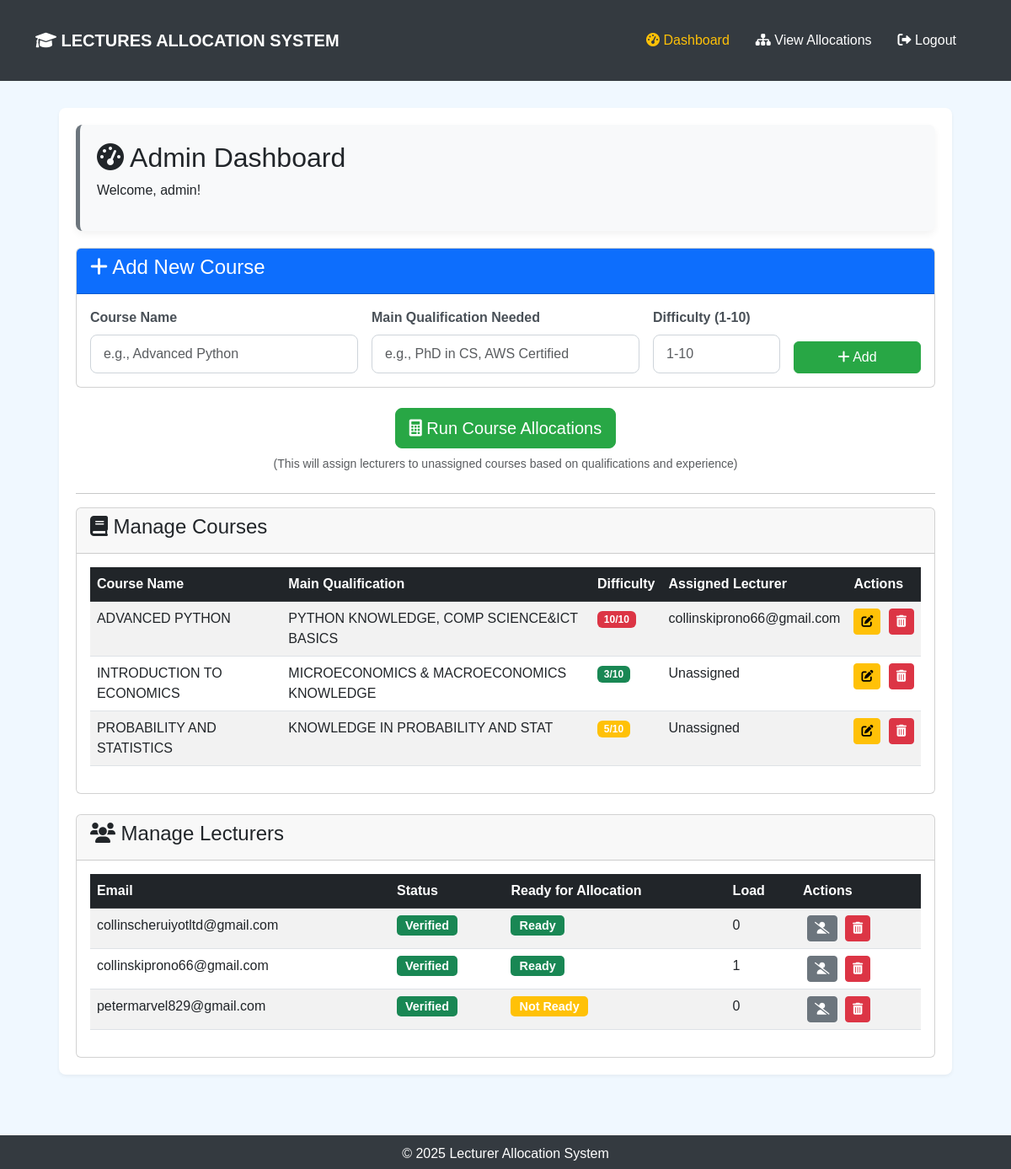
Screenshot of /admin/dashboard (signed in) with the database file from the repository.
### tables this page shows
CREATE TABLE courses (
            id INTEGER PRIMARY KEY AUTOINCREMENT,
            name TEXT NOT NULL,
            required_qual TEXT,
            difficulty INTEGER NOT NULL CHECK(difficulty >= 1 AND difficulty <= 10),
            lecturer_id INTEGER,
            main_qualification TEXT NOT NULL,
            FOREIGN KEY (lecturer_id) REFERENCES lecturers(id) ON DELETE SET NULL
        );

CREATE TABLE lecturers (
            id INTEGER PRIMARY KEY AUTOINCREMENT,
            name TEXT NOT NULL,
            email TEXT UNIQUE NOT NULL,
            password TEXT NOT NULL,
            verification_code TEXT,
            is_verified INTEGER DEFAULT 0,
            experience INTEGER,            -- Obsolete? General experience. Consider removing later.
            current_load INTEGER DEFAULT 0, -- Keeping current_load for allocation logic
            reset_token TEXT,
            reset_token_expiry INTEGER,
            is_ready_for_allocation INTEGER DEFAULT 0
        );

### MAIN.py (the view)
@app.route('/admin/dashboard')
def admin_dashboard():
    if 'admin_id' not in session:
        flash("Admin privileges required.", "warning"); return redirect(url_for('admin_login'))
    dashboard_data = get_admin_dashboard_data() # Uses helper defined earlier
    if not dashboard_data.get('courses') and not dashboard_data.get('lecturers'): pass # Render template even with empty data
    return render_template('admin_dashboard.html', **dashboard_data)

### MAIN.py (called while the page is built)
def get_db():
    if 'db' not in g:
        g.db = sqlite3.connect(app.config['DATABASE'])
        g.db.row_factory = sqlite3.Row
    return g.db

def get_admin_dashboard_data():
    try:
        db = get_db()
        courses = db.execute('''SELECT c.id, c.name, c.required_qual, c.main_qualification, c.difficulty, l.email as lecturer_email
                                 FROM courses c LEFT JOIN lecturers l ON c.lecturer_id = l.id
                                 ORDER BY c.name''').fetchall()
        lecturers = db.execute('''SELECT id, email, is_verified, is_ready_for_allocation, current_load
                                  FROM lecturers ORDER BY email''').fetchall()
        return {'courses': courses, 'lecturers': lecturers}
    except Exception as e:
        print(f"DATABASE ERROR in get_admin_dashboard_data: {e}") # Keep this error print
        return {'courses': [], 'lecturers': []}

### templates/admin_dashboard.html (shortened to what this page needs)
{% extends "base.html" %}
{% block content %}
<div class="admin-container">
    <div class="admin-panel">
        <h2><i class="fas fa-tachometer-alt"></i> Admin Dashboard</h2>
        <p>Welcome, {{ session.get('admin_username', 'Admin') }}!</p>
    </div>
     <div class="card mb-4">
        <div class="card-header bg-primary text-white">
            <h4><i class="fas fa-plus"></i> Add New Course</h4>
        </div>
        <div class="card-body">
            <form method="POST" action="{{ url_for('add_course') }}">
                <div class="row g-3 align-items-end">
                    <div class="col-md-4">
                         <label for="name" class="form-label">Course Name</label>
                        <input type="text" name="name" id="name" class="form-control" placeholder="e.g., Advanced Python" required>
                    </div>
                    <div class="col-md-4">
                         <label for="main_qualification" class="form-label">Main Qualification Needed</label>
                        <input type="text" name="main_qualification" id="main_qualification" class="form-control" placeholder="e.g., PhD in CS, AWS Certified" required>
                    </div>
                    <div class="col-md-2">
                         <label for="difficulty" class="form-label">Difficulty (1-10)</label>
                        <input type="number" name="difficulty" id="difficulty" class="form-control" placeholder="1-10" min="1" max="10" required>
                    </div>
                    <div class="col-md-2">
                        <button type="submit" class="btn btn-success w-100"><i class="fas fa-plus"></i> Add</button>
                    </div>
                </div>
            </form>
        </div>
    </div>
     <div class="my-4 text-center">
        <a href="{{ url_for('run_allocation') }}" class="btn btn-success btn-lg"><i class="fas fa-calculator"></i> Run Course Allocations</a>
        <small class="d-block mt-2 text-muted">(This will assign lecturers to unassigned courses based on qualifications and experience)</small>
     </div>
     <hr>
    <div class="card mb-4">
        <div class="card-header d-flex justify-content-between align-items-center">
            <h4><i class="fas fa-book"></i> Manage Courses</h4>
        </div>
        <div class="card-body">
            <div class="table-responsive">
                <table class="table table-striped table-hover">
                    <thead class="table-dark">
                        <tr>
                            <th>Course Name</th>
                            <th>Main Qualification</th>
                            <th>Difficulty</th>
                            <th>Assigned Lecturer</th>
                            <th class="table-actions">Actions</th>
                        </tr>
                    </thead>
                    <tbody id="courses-table-body">
                        {% if courses %}
                            {% for course in courses %}
                            <tr>
                                <td>{{ course.name }}</td>
                                <td>{{ course.main_qualification }}</td>
                                <td>
                                     <span class="badge bg-{% if course.difficulty <= 3 %}success{% elif course.difficulty <= 6 %}warning{% else %}danger{% endif %}">
                                        {{ course.difficulty }}/10
                                     </span>
                                </td>
                                <td>{{ course.lecturer_email if course.lecturer_email else 'Unassigned' }}</td>
                                <td class="table-actions">
                                    <a href="{{ url_for('edit_course', course_id=course.id) }}" class="btn btn-sm btn-warning" title="Edit">
                                        <i class="fas fa-edit"></i>
                                    </a>
                                    <form method="POST" action="{{ url_for('delete_course', course_id=course.id) }}" class="action-form" onsubmit="return confirm('Delete course {{ course.name }} permanently?');">
                                        <button type="submit" class="btn btn-sm btn-danger" title="Delete">
                                            <i class="fas fa-trash-alt"></i>
                                        </button>
                                    </form>
                                </td>
                            </tr>
                            {% endfor %}
                        {% else %}
                        <tr>
                            <td colspan="5" class="text-center text-muted">No courses found. Add some using the form above.</td>
                        </tr>
                        {% endif %}
                    </tbody>
                </table>
            </div>
        </div>
    </div>
    <div class="card">
        <div class="card-header">
            <h4><i class="fas fa-users"></i> Manage Lecturers</h4>
        </div>
        <div class="card-body">
            <div class="table-responsive">
                <table class="table table-striped table-hover">
                    <thead class="table-dark">
                        <tr>
                            <th>Email</th>
                            <th>Status</th>
                            <th>Ready for Allocation</th>
                            <th>Load</th>
                            <th class="table-actions">Actions</th>
                        </tr>
                    </thead>
                    <tbody>
                        {% if lecturers %}
                            {% for lecturer in lecturers %}
                            <tr>
                                <td>{{ lecturer.email }}</td>
                                <td>
                                    <span class="badge bg-{{ 'success' if lecturer.is_verified else 'secondary' }} status-badge">
                                        {{ 'Verified' if lecturer.is_verified else 'Pending Verification' }}
                                    </span>
                                </td>
                                <td>
                                    <span class="badge bg-{{ 'success' if lecturer.is_ready_for_allocation else 'warning' }} status-badge">
                                        {{ 'Ready' if lecturer.is_ready_for_allocation else 'Not Ready' }}
                                    </span>
                                </td>
                                <td>{{ lecturer.current_load }}</td>
                                <td class="table-actions">
                                    <form method="POST" action="{{ url_for('toggle_lecturer_status', lecturer_id=lecturer.id) }}" class="action-form">
                                        <button type="submit" class="btn btn-sm btn-{{ 'secondary' if lecturer.is_verified else 'success' }}" title="{{ 'De-verify' if lecturer.is_verified else 'Verify' }}">
                                            <i class="fas fa-{{ 'user-slash' if lecturer.is_verified else 'user-check' }}"></i>
                                        </button>
                                    </form>
                                    <form method="POST" action="{{ url_for('delete_lecturer', lecturer_id=lecturer.id) }}" class="action-form" onsubmit="return confirm('DELETE lecturer {{ lecturer.email }}? This cannot be undone.');">
                                        <button type="submit" class="btn btn-sm btn-danger" title="Delete Lecturer">
                                            <i class="fas fa-trash-alt"></i>
                                        </button>
                                    </form>
                                </td>
                            </tr>
                            {% endfor %}
                        {% else %}
                        <tr>
                            <td colspan="5" class="text-center text-muted">No lecturers registered yet.</td>
                        </tr>
                        {% endif %}
                    </tbody>
                </table>
            </div>
        </div>
    </div>
</div>
{% endblock %}

### templates/base.html (shortened to what this page needs)
<!DOCTYPE html>
<html lang="en">
<head>
    <link href="https://cdn.jsdelivr.net/npm/bootstrap@5.3.0/dist/css/bootstrap.min.css" rel="stylesheet">
    <link rel="stylesheet" href="https://cdnjs.cloudflare.com/ajax/libs/font-awesome/6.0.0/css/all.min.css">
</head>
<body>
    <nav class="navbar navbar-expand-lg navbar-dark">
        <div class="container">
            <a class="navbar-brand" href="{{ url_for('index') }}"><i class="fas fa-graduation-cap"></i> LECTURES ALLOCATION SYSTEM</a>
            <div class="collapse navbar-collapse" id="navbarNav">
                 <ul class="navbar-nav ms-auto">
                    {% if session.get('admin_id') %}
                    <li class="nav-item">
                        <a class="nav-link {% if request.endpoint == 'admin_dashboard' %}active{% endif %}" href="{{ url_for('admin_dashboard') }}"><i class="fas fa-tachometer-alt"></i> Dashboard</a>
                    </li>
                     <li class="nav-item">
                        <a class="nav-link {% if request.endpoint == 'run_allocation' %}active{% endif %}" href="{{ url_for('run_allocation') }}"><i class="fas fa-sitemap"></i> View Allocations</a>
                    </li>
                    <li class="nav-item">
                        <a class="nav-link" href="{{ url_for('logout') }}"><i class="fas fa-sign-out-alt"></i> Logout</a>
                    </li>
                    {% endif %}
                </ul>
            </div>
        </div>
    </nav>
    <div class="container mt-4">
        {% block content %}{% endblock content %}
    </div>
    <footer>
        &copy; <span id="current-year"></span> Lecturer Allocation System
    </footer>
</body>
</html>

### templates/base.html (style rules this page uses)
body { background-color: #f0f8ff; font-family: 'Arial', sans-serif; margin: 0; padding-bottom: 60px; position: relative; min-height: 100vh; }
.navbar { background-color: #343a40; color: white; }
.navbar-brand { color: #ffffff; font-weight: bold; }
.navbar-nav .nav-link { color: #ffffff; margin-right: 15px; transition: color 0.3s ease; }
.navbar-nav .nav-link:hover, .navbar-nav .nav-link.active { color: #ffc107; }
.container { margin-top: 20px; padding-bottom: 20px; }
footer { background-color: #343a40; color: white; text-align: center; padding: 10px; position: absolute; bottom: 0; width: 100%; height: 40px; }
.auth-container, .admin-container, .profile-container, .form-container { background-color: #ffffff; border-radius: 8px; box-shadow: 0 2px 4px rgba(0,0,0,0.05); padding: 20px; margin: 2rem auto; }
.admin-container, .profile-container, .form-container { max-width: 95%; }
.admin-panel { background-color: #f8f9fa; border-radius: 8px; box-shadow: 0 4px 8px rgba(0, 0, 0, 0.05); padding: 20px; margin-bottom: 20px; border-left: 5px solid #6c757d; }
.table-actions { white-space: nowrap; }
.action-form { display: inline-block; margin-left: 5px; }
.status-badge { font-size: 0.9rem; border-radius: 5px; padding: 5px 10px; }
.btn-success { background-color: #28a745; border-color: #28a745; }
.btn-danger { background-color: #dc3545; border-color: #dc3545; }
.form-control { border-radius: 8px; border: 1px solid #ced4da; padding: 10px 15px; transition: border-color 0.3s ease, box-shadow 0.3s ease; }
.form-label { font-weight: 600; color: #495057; margin-bottom: 8px; }

### rows the page displays
courses: name "ADVANCED PYTHON", main_qualification "PYTHON KNOWLEDGE, COMP SCIENCE&ICT BASICS", difficulty "10", email "collinskiprono66@gmail.com"
courses: name "INTRODUCTION TO ECONOMICS", main_qualification "MICROECONOMICS & MACROECONOMICS KNOWLEDGE", difficulty "3", lecturer_email "Unassigned"
courses: name "PROBABILITY AND STATISTICS", main_qualification "KNOWLEDGE IN PROBABILITY AND STAT", difficulty "5", lecturer_email "Unassigned"
lecturers: email "collinscheruiyotltd@gmail.com", is_verified "Verified", is_ready_for_allocation "Ready", current_load "0"
lecturers: email "collinskiprono66@gmail.com", is_verified "Verified", is_ready_for_allocation "Ready", current_load "1"
lecturers: email "petermarvel829@gmail.com", is_verified "Verified", is_ready_for_allocation "Not Ready", current_load "0"

### other values shown
{{ session.get('admin_username', 'Admin') }} "admin"
